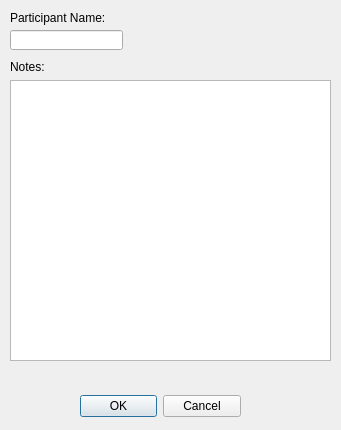
<?xml version="1.0" encoding="UTF-8"?>
<ui version="4.0">
 <class>DialogParticipantEditNotes</class>
 <widget class="QDialog" name="DialogParticipantEditNotes">
  <property name="windowModality">
   <enum>Qt::WindowModal</enum>
  </property>
  <property name="geometry">
   <rect>
    <x>0</x>
    <y>0</y>
    <width>341</width>
    <height>430</height>
   </rect>
  </property>
  <property name="windowTitle">
   <string>Edit Participant Notes</string>
  </property>
  <property name="modal">
   <bool>true</bool>
  </property>
  <widget class="QDialogButtonBox" name="buttonBox">
   <property name="geometry">
    <rect>
     <x>80</x>
     <y>390</y>
     <width>161</width>
     <height>32</height>
    </rect>
   </property>
   <property name="orientation">
    <enum>Qt::Horizontal</enum>
   </property>
   <property name="standardButtons">
    <set>QDialogButtonBox::Cancel|QDialogButtonBox::Ok</set>
   </property>
  </widget>
  <widget class="QLabel" name="lName">
   <property name="geometry">
    <rect>
     <x>10</x>
     <y>10</y>
     <width>171</width>
     <height>16</height>
    </rect>
   </property>
   <property name="text">
    <string>Participant Name:</string>
   </property>
  </widget>
  <widget class="QLineEdit" name="tName">
   <property name="geometry">
    <rect>
     <x>10</x>
     <y>30</y>
     <width>113</width>
     <height>20</height>
    </rect>
   </property>
  </widget>
  <widget class="QLabel" name="lNotes">
   <property name="geometry">
    <rect>
     <x>10</x>
     <y>60</y>
     <width>46</width>
     <height>13</height>
    </rect>
   </property>
   <property name="text">
    <string>Notes:</string>
   </property>
  </widget>
  <widget class="QPlainTextEdit" name="tNotes">
   <property name="geometry">
    <rect>
     <x>10</x>
     <y>80</y>
     <width>321</width>
     <height>281</height>
    </rect>
   </property>
  </widget>
  <widget class="QLabel" name="lInfo">
   <property name="geometry">
    <rect>
     <x>10</x>
     <y>370</y>
     <width>321</width>
     <height>16</height>
    </rect>
   </property>
   <property name="text">
    <string/>
   </property>
  </widget>
 </widget>
 <resources/>
 <connections>
  <connection>
   <sender>buttonBox</sender>
   <signal>accepted()</signal>
   <receiver>DialogParticipantEditNotes</receiver>
   <slot>accept()</slot>
   <hints>
    <hint type="sourcelabel">
     <x>248</x>
     <y>254</y>
    </hint>
    <hint type="destinationlabel">
     <x>157</x>
     <y>274</y>
    </hint>
   </hints>
  </connection>
  <connection>
   <sender>buttonBox</sender>
   <signal>rejected()</signal>
   <receiver>DialogParticipantEditNotes</receiver>
   <slot>reject()</slot>
   <hints>
    <hint type="sourcelabel">
     <x>316</x>
     <y>260</y>
    </hint>
    <hint type="destinationlabel">
     <x>286</x>
     <y>274</y>
    </hint>
   </hints>
  </connection>
 </connections>
</ui>
